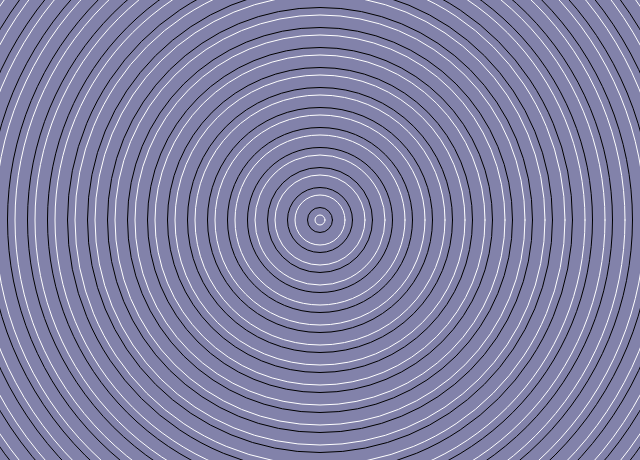
Frame 1 (no input)
Frame 2 (the mouse pressed at the canvas centre, redrawn once): identical to frame 1, image omitted

The p5.js sketch that drew this single still picture (run headless with seeded random() and noise() and a simulated clock; the mouse was pressed at the canvas centre and the sketch redrawn once):

// p5.js sketch
// ── sketch.js
function setup() {
	// create a place to draw
	createCanvas(640, 460);
	noStroke();
	noLoop();
}

function draw() {
	// clear the background
	background(130, 130, 170);


	// draw the circles

for(var i = 0; i < 20; i++){

	stroke(255, 255, 255);
	noFill();
	ellipse(320, 220, i * 40 + 10, i * 40 + 10);

	stroke (0, 0, 0);
	noFill();
	ellipse (320, 220, i * 40 + 25, i * 40 + 25);
}
}
